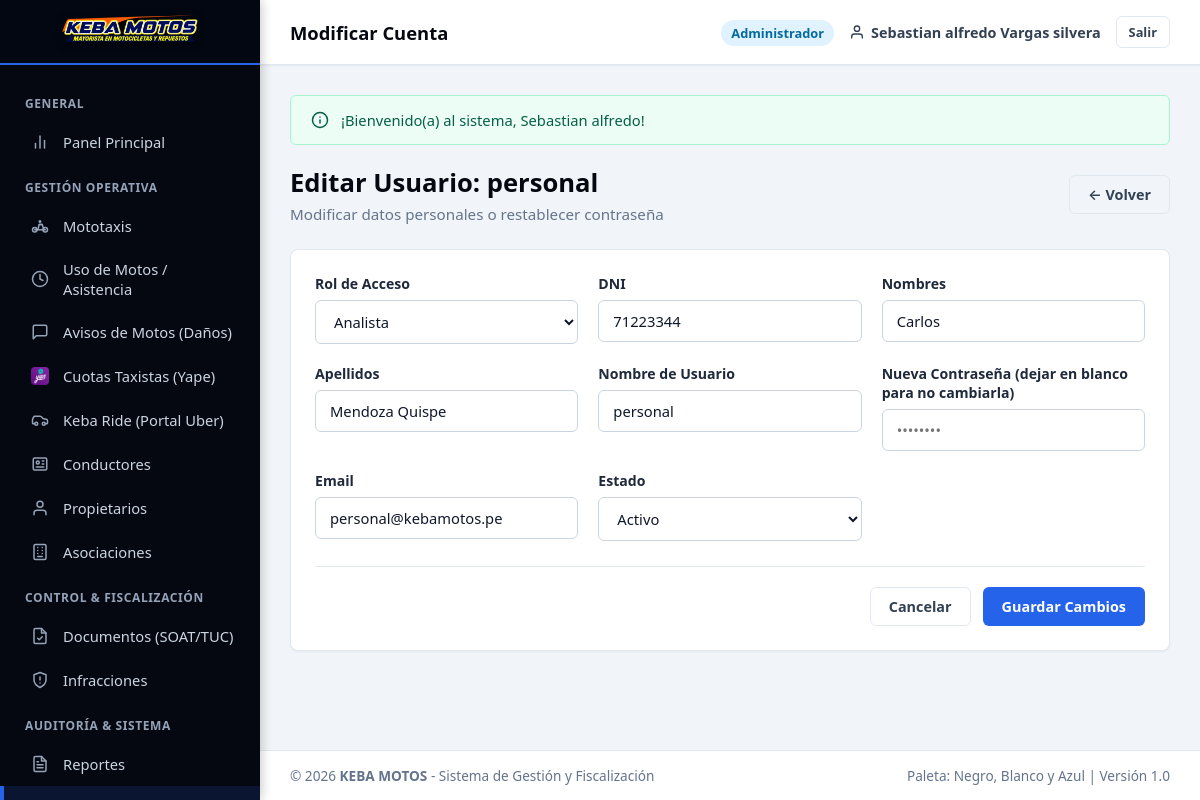
/vista/usuarios/editar_usuario.php?id=3 (signed in), run on an earlier commit of the app's database.
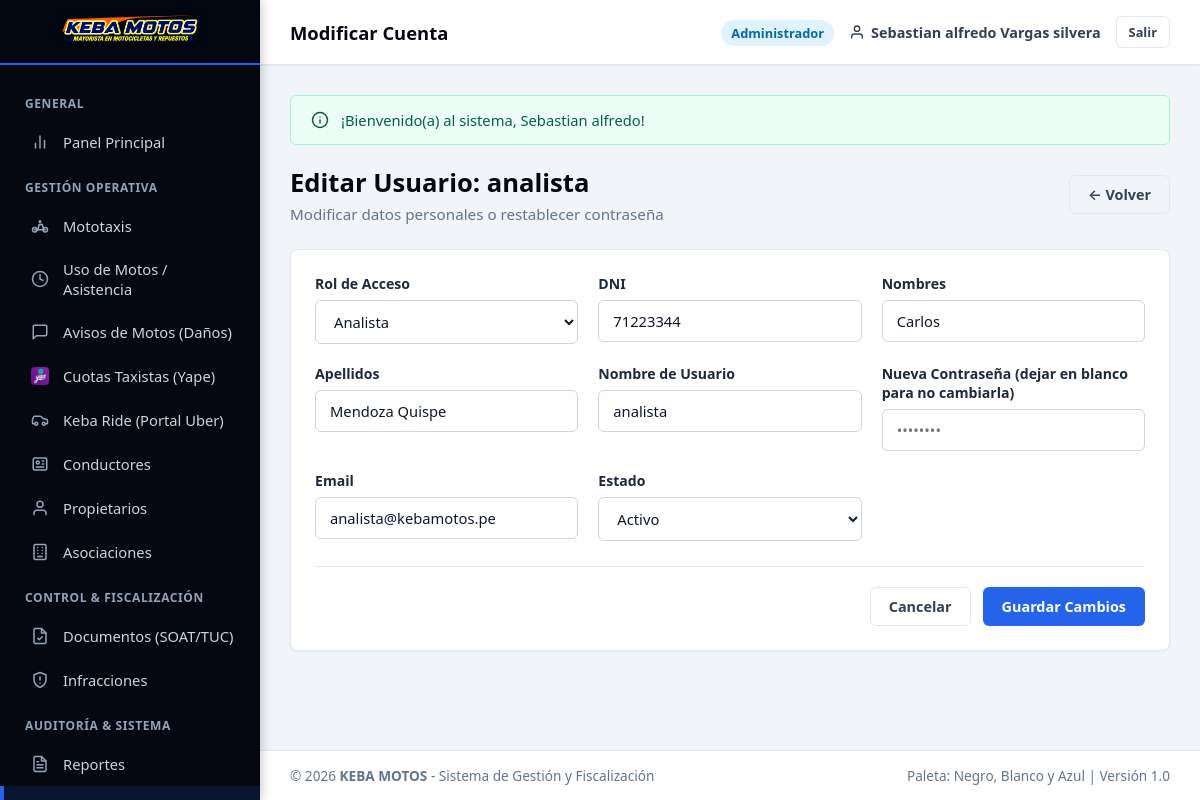
And on a later commit of the database.
### tables this page shows
CREATE TABLE `usuarios` (
  `id_usuario` INT AUTO_INCREMENT PRIMARY KEY,
  `id_rol` INT NOT NULL,
  `dni` VARCHAR(8) NOT NULL UNIQUE,
  `nombres` VARCHAR(100) NOT NULL,
  `apellidos` VARCHAR(100) NOT NULL,
  `usuario` VARCHAR(50) NOT NULL UNIQUE,
  `password` VARCHAR(255) NOT NULL,
  `email` VARCHAR(100) UNIQUE NULL,
  `telefono` VARCHAR(20) NULL,
  `estado` ENUM('Activo', 'Inactivo') DEFAULT 'Activo',
  `ultimo_login` DATETIME NULL,
  `token_recuperacion` VARCHAR(100) NULL,
  `token_expira` DATETIME NULL,
  `created_at` TIMESTAMP DEFAULT CURRENT_TIMESTAMP,
  `updated_at` TIMESTAMP DEFAULT CURRENT_TIMESTAMP ON UPDATE CURRENT_TIMESTAMP,
  CONSTRAINT `fk_usuarios_roles` FOREIGN KEY (`id_rol`) REFERENCES `roles` (`id_rol`) ON UPDATE CASCADE
);

CREATE TABLE `roles` (
  `id_rol` INT AUTO_INCREMENT PRIMARY KEY,
  `nombre_rol` VARCHAR(50) NOT NULL UNIQUE,
  `descripcion` VARCHAR(255) NULL,
  `created_at` TIMESTAMP DEFAULT CURRENT_TIMESTAMP
);

### vista/usuarios/editar_usuario.php (the view, shortened to what the changed rows need)
<?php
require_once dirname(__DIR__) . '/plantillas/header.php';
require_once dirname(__DIR__) . '/plantillas/navbar.php';
require_once dirname(dirname(__DIR__)) . '/modelos/Usuario.php';
$id = (int)($_GET['id'] ?? 0);
$userMod = new Usuario();
$u = $userMod->obtenerPorId($id);
try {
    $db = Database::conectar();
    $rolesDisponibles = $db->query("SELECT * FROM roles ORDER BY id_rol ASC")->fetchAll();
} catch (Exception $e) {
    $rolesDisponibles = [];
}
?>
<div class="page-header">
    <div>
        <h1 class="page-title">Editar Usuario: <?= htmlspecialchars($u['usuario']) ?></h1>
        <p class="page-subtitle">Modificar datos personales o restablecer contraseña</p>
    </div>
</div>
<div class="card">
    <form action="<?= controladorUrl('auth/registro_usuario.php') ?>" method="POST">
        <div class="form-grid">
            <div class="form-group">
                <label for="id_rol">Rol de Acceso</label>
                <select id="id_rol" name="id_rol" class="form-control" required>
                    <?php if (!empty($rolesDisponibles)): ?>
                        <?php foreach ($rolesDisponibles as $r): ?>
                            <option value="<?= $r['id_rol'] ?>" <?= $u['id_rol'] == $r['id_rol'] ? 'selected' : '' ?>>
                                <?= htmlspecialchars($r['nombre_rol']) ?>
                            </option>
                        <?php endforeach; ?>
                    <?php else: ?>
                        <option value="1" <?= $u['id_rol'] == 1 ? 'selected' : '' ?>>Administrador</option>
                        <option value="2" <?= $u['id_rol'] == 2 ? 'selected' : '' ?>>Analista</option>
                        <option value="3" <?= $u['id_rol'] == 3 ? 'selected' : '' ?>>Taxistas</option>
                    <?php endif; ?>
                </select>
            </div>
            <div class="form-group">
                <label for="dni">DNI</label>
                <input type="text" id="dni" name="dni" class="form-control" value="<?= htmlspecialchars($u['dni']) ?>" required maxlength="8">
            </div>
            <div class="form-group">
                <label for="nombres">Nombres</label>
                <input type="text" id="nombres" name="nombres" class="form-control" value="<?= htmlspecialchars($u['nombres']) ?>" required>
            </div>
            <div class="form-group">
                <label for="apellidos">Apellidos</label>
                <input type="text" id="apellidos" name="apellidos" class="form-control" value="<?= htmlspecialchars($u['apellidos']) ?>" required>
            </div>
            <div class="form-group">
                <label for="usuario">Nombre de Usuario</label>
                <input type="text" id="usuario" name="usuario" class="form-control" value="<?= htmlspecialchars($u['usuario']) ?>" required>
            </div>
            <div class="form-group">
                <label for="email">Email</label>
                <input type="email" id="email" name="email" class="form-control" value="<?= htmlspecialchars($u['email'] ?? '') ?>">
            </div>
            <div class="form-group">
                <label for="estado">Estado</label>
                <select id="estado" name="estado" class="form-control">
                    <option value="Activo" <?= $u['estado'] === 'Activo' ? 'selected' : '' ?>>Activo</option>
                </select>
            </div>
        </div>
    </form>
</div>
<?php require_once dirname(__DIR__) . '/plantillas/footer.php'; ?>

What changed in the data, as far as the page shows it:
changed usuarios "Carlos": usuario "personal" → "analista"; email "personal@kebamotos.pe" → "analista@kebamotos.pe"
